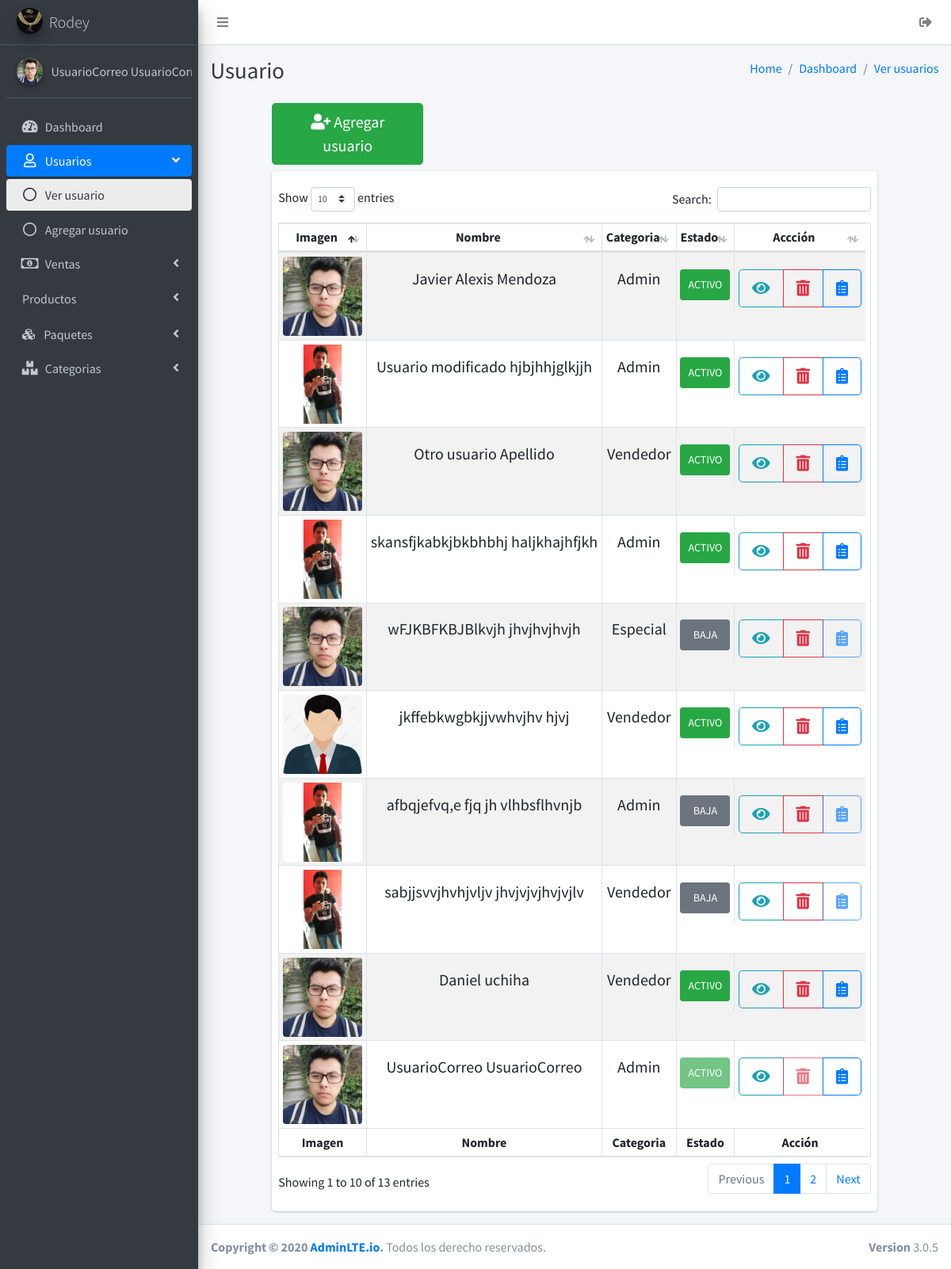
/vendedores/vendedores.php (signed in), run on the app's committed database.
### tables this page shows
CREATE TABLE `usuarios` (
  `idusuarios` int NOT NULL AUTO_INCREMENT,
  `nombre` varchar(45) NOT NULL,
  `apellidoP` varchar(45) NOT NULL,
  `apellidoM` varchar(45) NOT NULL,
  `numeroCelular` varchar(20) DEFAULT NULL,
  `correoElectronico` varchar(45) DEFAULT NULL,
  `direccion` varchar(100) DEFAULT NULL,
  `estado` tinyint(1) NOT NULL DEFAULT '1',
  `usuario` varchar(30) NOT NULL,
  `contraseña` varchar(300) NOT NULL,
  `imgUsuario` varchar(200) DEFAULT NULL,
  `categoria_usuario` int NOT NULL,
  PRIMARY KEY (`idusuarios`),
  KEY `fk_categoria_idx` (`categoria_usuario`),
  CONSTRAINT `fk_categoria` FOREIGN KEY (`categoria_usuario`) REFERENCES `categoria_usuario` (`idcategoria_usuario`)
);

CREATE TABLE `categoria_usuario` (
  `idcategoria_usuario` int NOT NULL AUTO_INCREMENT,
  `categoria_usuario` varchar(45) NOT NULL,
  PRIMARY KEY (`idcategoria_usuario`)
);

### sessionIniciada.php (called while the page is built, shortened)
<?php
if ((isset($_SESSION['idusuario']) && $_SESSION['idusuario'] != '')) {
    $idusuario = $_SESSION['idusuario'];
    include 'conexiones/conexion.php';
    $sql = "SELECT * FROM usuarios WHERE idusuarios = " . $idusuario . " and estado=1";
    $result = $conexion->query($sql);
    $mostrar = mysqli_fetch_array($result);
    $IDUSER = $mostrar['idusuarios'];
    $IMGUSER = $mostrar['imgUsuario'];
    $NOMBREUSER = $mostrar['nombre'] . ' ' . $mostrar['apellidoP'];
} else {
    $host  = $_SERVER['HTTP_HOST'];
    $uri   = rtrim(dirname($_SERVER['PHP_SELF']), '/\\');
    $extra = 'index.php';
    header("Location: http://$host/Admin_joyeria/$extra");
    die();
}

### vendedores/vendedores.php (the view, shortened to what this page needs)
<?php
include '../sessionIniciada.php';
?>
<!DOCTYPE html>
<html>
<head>
    <link rel="stylesheet" href="../plugins/fontawesome-free/css/all.min.css">
    <link rel="stylesheet" href="https://code.ionicframework.com/ionicons/2.0.1/css/ionicons.min.css">
    <link rel="stylesheet" href="../plugins/tempusdominus-bootstrap-4/css/tempusdominus-bootstrap-4.min.css">
    <link rel="stylesheet" href="../dist/css/adminlte.min.css">
    <link rel="stylesheet" href="../plugins/overlayScrollbars/css/OverlayScrollbars.min.css">
    <link rel="stylesheet" href="../plugins/summernote/summernote-bs4.css">
    <link rel="stylesheet" href="../plugins/datatables-bs4/css/dataTables.bootstrap4.min.css">
    <link rel="stylesheet" href="../plugins/datatables-responsive/css/responsive.bootstrap4.min.css">
</head>
<body class="hold-transition sidebar-mini layout-fixed">
    <div class="wrapper">
        <nav class="main-header navbar navbar-expand navbar-white navbar-light">
            <ul class="navbar-nav">
                <li class="nav-item">
                    <a class="nav-link" data-widget="pushmenu" href="#" role="button"><i class="fas fa-bars"></i></a>
                </li>
            </ul>
            <ul class="navbar-nav ml-auto">
                <a class="nav-link effectoHover" data-toggle="" href="../cerrarSesion.php">
                    <i class="fas fa-sign-out-alt"></i>
                </a>
            </ul>
        </nav>
        <aside class="main-sidebar sidebar-dark-primary elevation-4">
            <a href="../main.php" class="brand-link">
                <img src="../img/logo.png" alt="AdminLTE Logo" class="brand-image img-circle elevation-3"
                    style="opacity: .8">
                <span class="brand-text font-weight-light">Rodey</span>
            </a>
            <div class="sidebar">
                <div class="user-panel mt-3 pb-3 mb-3 d-flex">
                    <div class="image">
                        <img src="<?= $IMGUSER ?>" class="img-circle elevation-2" alt="User Image">
                    </div>
                    <div class="info">
                        <a href="#" class="d-block"><?php echo $NOMBREUSER ?></a>
                    </div>
                </div>
                <nav class="mt-2">
                    <ul class="nav nav-pills nav-sidebar flex-column" data-widget="treeview" role="menu"
                        data-accordion="false">
                        <li class="nav-item">
                            <a href="../main.php" class="nav-link ">
                                <i class="nav-icon fas fa-tachometer-alt"></i>
                                <p>
                                    Dashboard
                                </p>
                            </a>
                        </li>
                        <li class="nav-item has-treeview menu-open">
                            <a href="#" class="nav-link active">
                                <i class="far fa-user nav-icon"></i>
                                <p>
                                    Usuarios
                                    <i class="fas fa-angle-left right"></i>
                                </p>
                            </a>
                            <ul class="nav nav-treeview">
                                <li class="nav-item">
                                    <a href="vendedores.php" class="nav-link active">
                                        <i class="far fa-circle nav-icon"></i>
                                        <p>Ver usuario</p>
                                    </a>
                                </li>
                                <li class="nav-item">
                                    <a href="agregarVendedor.php" class="nav-link">
                                        <i class="far fa-circle nav-icon"></i>
                                        <p>Agregar usuario</p>
                                    </a>
                                </li>
                            </ul>
                        </li>
                        <li class="nav-item has-treeview">
                            <a href="#" class="nav-link">
                                <i class="far fa-money-bill-alt nav-icon"></i>
                                <p>
                                    Ventas
                                    <i class="fas fa-angle-left right"></i>
                                </p>
                            </a>
                        </li>
                        <li class="nav-item has-treeview">
                            <a href="#" class="nav-link">
                                <p>
                                    Productos
                                    <i class="fas fa-angle-left right"></i>
                                </p>
                            </a>
                        </li>
                        <li class="nav-item has-treeview ">
                            <a href="#" class="nav-link ">
                                <i class="fas fa-cubes mx-1"></i>
                                <p class="ml-1">
                                    Paquetes
                                    <i class="fas fa-angle-left right"></i>
                                </p>
                            </a>
                        </li>
                        <li class="nav-item has-treeview">
                            <a href="#" class="nav-link">
                                <i class="fas fa-boxes nav-icon"></i>
                                <p>
                                    Categorias
                                    <i class="fas fa-angle-left right"></i>
                                </p>
                            </a>
                        </li>
                    </ul>
                </nav>
            </div>
        </aside>
        <div class="content-wrapper">
            <div class="content-header">
                <div class="container-fluid">
                    <div class="row mb-2">
                        <div class="col-sm-6">
                            <h1 class="m-0 text-dark">Usuario</h1>
                        </div>
                        <div class="col-sm-6">
                            <ol class="breadcrumb float-sm-right">
                                <li class="breadcrumb-item"><a href="../main.php">Home</a></li>
                                <li class="breadcrumb-item"><a href="../main.php">Dashboard</a></li>
                                <li class="breadcrumb-item disabled"><a href="vendedores.php">Ver usuarios</a></li>
                            </ol>
                        </div>
                    </div>
                </div>
            </div>
            <section class="content">
                <div class="container-fluid">
                    <div class="row justify-content-center">
                        <div class="col-lg-10 col-sm-12">
                            <a href="agregarVendedor.php" class="col-sm-12 col-lg-3 btn-lg btn btn-success mb-2"><i
                                    class="fas fa-user-plus"></i> Agregar usuario</a>
                        </div>
                    </div>
                </div>
            </section>
            <section class="content">
                <div class="container-fluid">
                    <div class="row justify-content-center">
                        <div class="col-lg-10 col-sm-12">
                            <div class="card">
                                <div class="card-body w-100 px-2">
                                    <table id="example2"
                                        class="w-100 text-center table-hover table-sm table table-bordered table-striped table-responsive">
                                        <thead>
                                            <tr>
                                                <th>Imagen</th>
                                                <th>Nombre</th>
                                                <th>Categoria</th>
                                                <th>Estado</th>
                                                <th>Accción</th>
                                            </tr>
                                        </thead>
                                        <tbody>
                                            <tr>
                                                <?php
                                                include '../conexiones/conexion.php';
                                                $sql = 'SELECT * FROM usuarios';
                                                $result = $conexion->query($sql);
                                                $imagenUser = "SELECT * FROM usuarios";
                                                while ($mostrar = mysqli_fetch_array($result)) {
                                                    if (($mostrar['imgUsuario'] == 'user-default.jpg') || ($mostrar['imgUsuario'] == '')) {
                                                        $imagenUser = '../uploads/user-default.jpg';
                                                    } else {
                                                        $imagenUser = $mostrar['imgUsuario'];
                                                    }
                                                ?>
                                                <td>
                                                    <img src="<?= $imagenUser ?>" alt="Imagen de usuario"
                                                        class="rounded my-0 mx-0" width="100">
                                                </td>
                                                <td>
                                                    <p class="mt-3 h5"><?php echo $mostrar['nombre'] . ' ' . $mostrar['apellidoP'] ?>
                                                    </p>
                                                </td>
                                                <td>
                                                    <p class="mt-3 h5"><?php
                                                            include '../conexiones/conexion.php';
                                                            $sqlCategoria = "CALL getIDCategoria(" . $mostrar['categoria_usuario'] . ") ";
                                                            if ($resultadoCategoria = $conexion->query($sqlCategoria)) {
                                                                $resultadoCategoria = mysqli_fetch_array($resultadoCategoria);
                                                                echo $resultadoCategoria['categoria_usuario'];
                                                            } else {
                                                            }
                                                            ?></p>
                                                </td>
                                                <td class="d-flex">
                                                    <a href="vendedores.php?id=<?= $mostrar['idusuarios'] ?>&estate=<?= $mostrar['estado'] ?> "
                                                        class="btn w-100 text-uppercase h4  btn-sm mt-3 h5 p-2
                                            <?= ($mostrar['estado'] == 1) ? 'btn-success ' : 'btn-secondary '; ?>
                                            <?= ($IDUSER == $mostrar['idusuarios']) ? 'disabled ' : ''; ?> "><?php echo ($mostrar['estado'] == 1) ? 'Activo' : 'Baja'; ?>
                                                    </a>
                                                </td>
                                                <td>
                                                    <div class="btn-group mt-3" role="toolbar"
                                                        aria-label="Toolbar with button groups">
                                                        <a href="accionesUsuario.php?id=<?= $mostrar['idusuarios'] ?>&acc=editar"
                                                            class="btn btn-lg btn-outline-info"><i
                                                                class="fas fa-eye"></i></a>
                                                        <a href="accionesUsuario.php?id=<?= $mostrar['idusuarios'] ?>&acc=eliminar"
                                                            class="btn btn-lg btn-outline-danger <?= ($IDUSER == $mostrar['idusuarios']) ? 'disabled ' : ''; ?>"><i
                                                                class="fas fa-trash-alt"></i></a>
                                                        <a href="asignarProducto/masProducto.php?id=<?= $mostrar['idusuarios'] ?>"
                                                            class="btn btn-lg  btn-outline-primary <?= ($mostrar['estado'] == 1) ? '' : ' disabled'; ?>"><i
                                                                class="fas fa-clipboard-list"></i></a>
                                                    </div>
                                                </td>
                                            </tr>
                                            <?php
                                                }
                                        ?>
                                        </tbody>
                                        <tfoot>
                                            <tr>
                                                <th>Imagen</th>
                                                <th>Nombre</th>
                                                <th>Categoria</th>
                                                <th>Estado</th>
                                                <th>Acción</th>
                                            </tr>
                                        </tfoot>
                                    </table>
                                </div>
                            </div>
                        </div>
                    </div>
                </div>
            </section>
        </div>
        <footer class=" main-footer ">
            <strong>Copyright &copy; 2020 <a href="#">AdminLTE.io</a>.</strong> Todos los derecho reservados.
            <div class=" float-right d-none d-sm-inline-block ">
                <b>Version</b> 3.0.5
            </div>
        </footer>
    </div>
</body>
</html>

### vendedores/vendedores.php (style rules this page uses)
.effectoHover { color: #e1e1e1; }

### data on the page
usuarios: imgUsuario (picture), NOMBREUSER "UsuarioCorreo…", nombre "UsuarioCorreo", apellidoP "UsuarioCorreo", categoria_usuario.categoria_usuario "Admin", estado "ACTIVO"
usuarios: imgUsuario (picture), nombre "Javier Alexis", apellidoP "Mendoza", categoria_usuario.categoria_usuario "Admin", estado "ACTIVO"
usuarios: imgUsuario (picture), nombre "Usuario modificado", apellidoP "hjbjhhjglkjjh", categoria_usuario.categoria_usuario "Admin", estado "ACTIVO"
usuarios: imgUsuario (picture), nombre "Otro usuario", apellidoP "Apellido", categoria_usuario.categoria_usuario "Vendedor", estado "ACTIVO"
usuarios: imgUsuario (picture), nombre "skansfjkabkjbkbhbhj", apellidoP "haljkhajhfjkh", categoria_usuario.categoria_usuario "Admin", estado "ACTIVO"
usuarios: imgUsuario (picture), nombre "wFJKBFKBJBlkvjh", apellidoP "jhvjhvjhvjh", categoria_usuario.categoria_usuario "Especial", estado "BAJA"
usuarios: imgUsuario (placeholder picture), nombre "jkffebkwgbkjjvwhvjhv", apellidoP "hjvj", categoria_usuario.categoria_usuario "Vendedor", estado "ACTIVO"
usuarios: imgUsuario (picture), nombre "afbqjefvq,e fjq jh", apellidoP "vlhbsflhvnjb", categoria_usuario.categoria_usuario "Admin", estado "BAJA"
usuarios: imgUsuario (picture), nombre "sabjjsvvjhvhjvljv", apellidoP "jhvjvjvjhvjvjlv", categoria_usuario.categoria_usuario "Vendedor", estado "BAJA"
usuarios: imgUsuario (picture), nombre "Daniel", apellidoP "uchiha", categoria_usuario.categoria_usuario "Vendedor", estado "ACTIVO"
